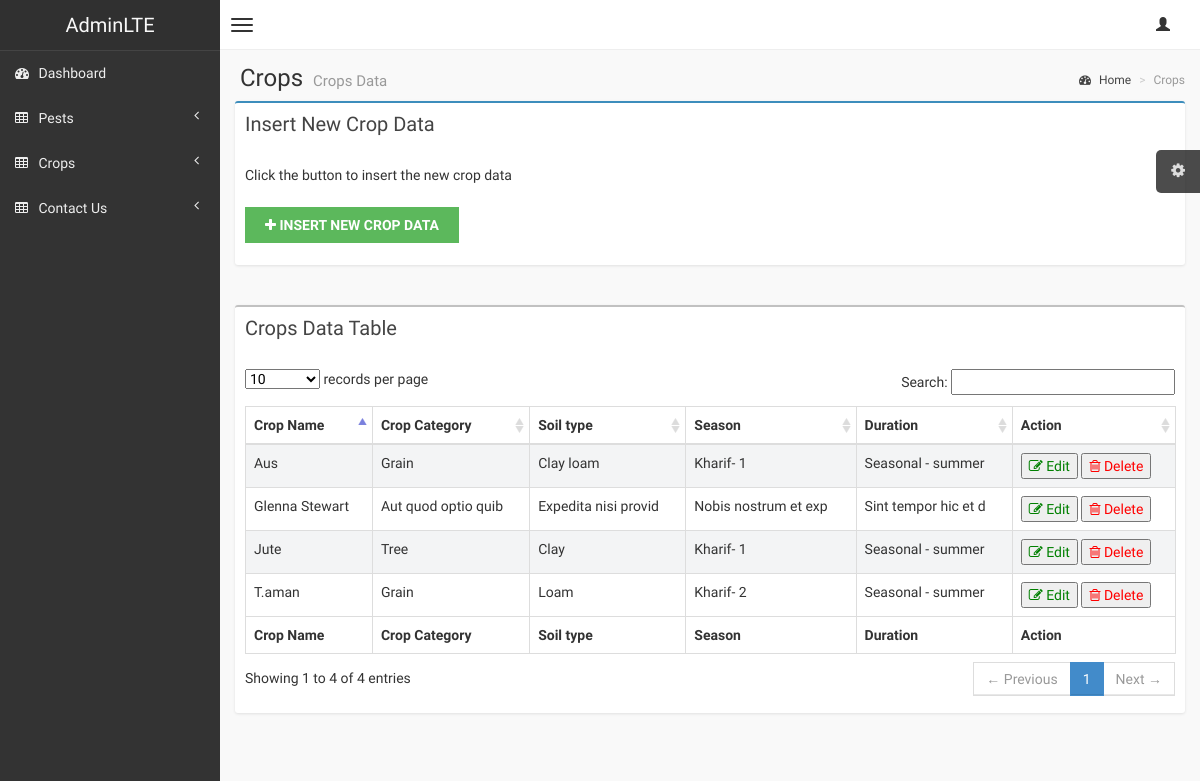
Page /admin/crop.php on the committed database.
### tables this page shows
CREATE TABLE `crop_lists` (
  `cropList_id` int(11) NOT NULL,
  `crop_name` varchar(50) NOT NULL,
  `crop_category` varchar(50) NOT NULL,
  `soil_type` varchar(50) NOT NULL,
  `season` varchar(20) NOT NULL,
  `duration` varchar(50) NOT NULL,
  `created_at` timestamp NOT NULL DEFAULT current_timestamp() ON UPDATE current_timestamp()
);

### admin/crop.php (the view, shortened to what this page needs)
<!DOCTYPE html>
<html>
<head>
    <link href="css/bootstrap.min.css" rel="stylesheet" type="text/css" />
    <link href="css/font-awesome.min.css" rel="stylesheet" type="text/css" />
    <link href="css/datatables/dataTables.bootstrap.css" rel="stylesheet" type="text/css" />
    <link href="css/AdminLTE.css" rel="stylesheet" type="text/css" />
</head>
<body class="skin-black">
    <header class="header">
        <a href="index.php" class="logo">
            AdminLTE
        </a>
        <nav class="navbar navbar-static-top" role="navigation">
            <a href="#" class="navbar-btn sidebar-toggle" data-toggle="offcanvas" role="button">
                <span class="icon-bar"></span>
                <span class="icon-bar"></span>
                <span class="icon-bar"></span>
            </a>
            <div class="navbar-right">
                <ul class="nav navbar-nav">
                    <li class="dropdown user user-menu">
                        <a href="#" class="dropdown-toggle" data-toggle="dropdown">
                            <i class="glyphicon glyphicon-user"></i>
                        </a>
                    </li>
                </ul>
            </div>
        </nav>
    </header>
    <div class="wrapper row-offcanvas row-offcanvas-left">
        <aside class="left-side sidebar-offcanvas">
            <section class="sidebar">
                <ul class="sidebar-menu">
                    <li>
                        <a href="index.php">
                            <i class="fa fa-dashboard"></i> <span>Dashboard</span>
                        </a>
                    </li>
                    <li class="treeview">
                        <a href="">
                            <i class="fa fa-table"></i> <span>Pests</span>
                            <i class="fa fa-angle-left pull-right"></i>
                        </a>
                    </li>
                    <li class="treeview">
                        <a href="#">
                            <i class="fa fa-table"></i> <span>Crops</span>
                            <i class="fa fa-angle-left pull-right"></i>
                        </a>
                    </li>
                    <li class="treeview">
                        <a href="#">
                            <i class="fa fa-table"></i> <span>Contact Us</span>
                            <i class="fa fa-angle-left pull-right"></i>
                        </a>
                    </li>
                </ul>
            </section>
        </aside>
        <aside class="right-side">
            <section class="content-header">
                <h1>
                    Crops
                    <small>Crops Data</small>
                </h1>
                <ol class="breadcrumb">
                    <li><a href="index.php"><i class="fa fa-dashboard"></i> Home</a></li>
                    <li class="active">Crops</li>
                </ol>
            </section>
            <section class="col-lg-12 col-md-12 connectedSortable">
                <div class="box box-primary">
                    <div class="box-header">
                        <h3 class="box-title">Insert New Crop Data</h3>
                    </div>
                    <div class="box-body">
                        <p>Click the button to insert the new crop data</p><br>
                        <a class="myBtn" href="crop_form"><i class="fa fa-plus"></i> Insert New Crop
                                Data</a><br><br>
                    </div>
                </div><br>
            </section>
            <section class="content">
                <div class="row">
                    <div class="col-xs-12">
                        <div class="box">
                            <div class="box-header">
                                <h3 class="box-title">Crops Data Table</h3>
                            </div>
                            <div class="box-body table-responsive">
                                <table id="example1" class="table table-bordered table-striped">
                                    <thead>
                                        <tr>
                                            <th>Crop Name</th>
                                            <th>Crop Category</th>
                                            <th>Soil type</th>
                                            <th>Season</th>
                                            <th>Duration</th>
                                            <th>Action</th>
                                        </tr>
                                    </thead>
                                    <tbody>
                                        <?php include_once("dbCon.php");
                                            $conn = connect();
                                            $sql= "SELECT * FROM crop_lists";
                                            $result = $conn->query($sql);
                                                while ($row = $result-> fetch_assoc()):
                                        ?>
                                        <tr>
                                            <td><?php echo $row["crop_name"]; ?></td>
                                            <td><?php echo $row["crop_category"]; ?></td>
                                            <td><?php echo $row["soil_type"]; ?></td>
                                            <td><?php echo $row["season"]; ?></td>
                                            <td><?php echo $row["duration"]; ?></td>
                                            <td>
                                                <button><a href="crop_edit.php?edit=<?php echo $row['cropList_id'];?>"
                                                        style="color: green;"><i class="fa fa-edit"
                                                            aria-hidden="true"></i>
                                                        Edit</a></button>
                                                <button><a href="crop.php?delete=<?php echo $row['cropList_id'];?>"
                                                        style="color: red;"><i class="fa fa-trash-o"
                                                            aria-hidden="true"></i>
                                                        Delete</a></button>
                                            </td>
                                        </tr>
                                        <?php endwhile;?>
                                    </tbody>
                                    <tfoot>
                                        <tr>
                                            <th>Crop Name</th>
                                            <th>Crop Category</th>
                                            <th>Soil type</th>
                                            <th>Season</th>
                                            <th>Duration</th>
                                            <th>Action</th>
                                        </tr>
                                    </tfoot>
                                </table>
                            </div>
                        </div>
                    </div>
                </div>
            </section>
        </aside>
    </div>
</body>
</html>

### rows in the picture
crop_lists: crop_name "Jute", crop_category "Tree", soil_type "Clay", season "Kharif- 1", duration "Seasonal - summer"
crop_lists: crop_name "Aus", crop_category "Grain", soil_type "Clay loam", season "Kharif- 1", duration "Seasonal - summer"
crop_lists: crop_name "T.aman", crop_category "Grain", soil_type "Loam", season "Kharif- 2", duration "Seasonal - summer"
crop_lists: crop_name "Glenna Stewart", crop_category "Aut quod optio quib", soil_type "Expedita nisi provid", season "Nobis nostrum et exp", duration "Sint tempor hic et d"
